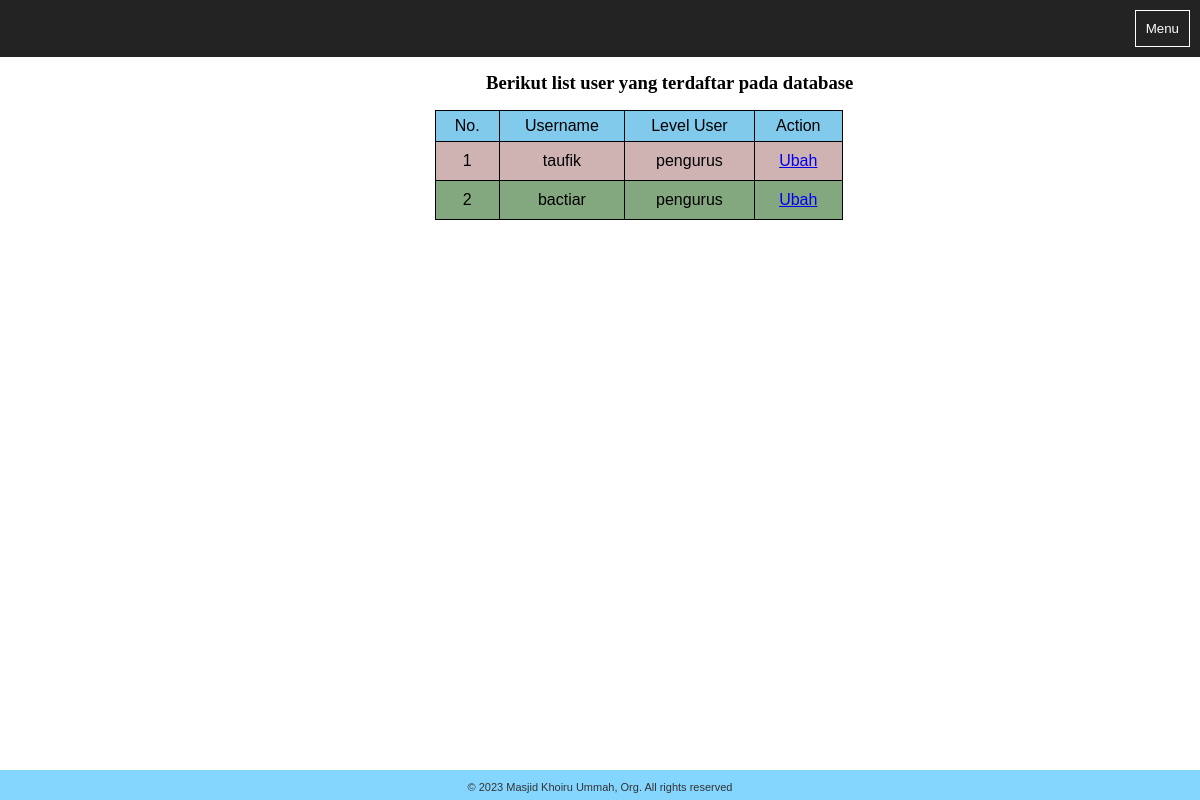
Screenshot of /pengurus/data_mku.php with the database file from the repository.
### tables this page shows
CREATE TABLE `user` (
  `id` int(11) NOT NULL,
  `username` varchar(50) NOT NULL,
  `password` varchar(255) NOT NULL,
  `leveluser` varchar(100) NOT NULL
);

### functions.php (called while the page is built, shortened)
<?php
    require 'koneksi.php';
    function query($query){
        global $conn;
        $result = mysqli_query($conn, $query);
        $rows = [];
        while ($row = mysqli_fetch_assoc($result) ){
            $rows[] = $row;
        }
        return $rows;
    }
?>

### pengurus/data_mku.php (the view, shortened to what this page needs)
<?php
    require '../functions.php';
    $rekapdata = query("SELECT id,username,leveluser FROM user WHERE leveluser like '%pengurus%' ");
?>
<!DOCTYPE html>
<html lang="en">
  <head>
    <link rel="stylesheet" type="text/css" href="../style/style.css" />
  </head>
<body class="adminPAGE">
<header>
    <button class="tombolmenu">Menu</button>
	</header>
    <section class="maindsb">
			<h1 class="cekuser">Berikut list user yang terdaftar pada database</h1>
            <table class="cekrekaptbl" border="1" cellpadding="10" cellspacing="0">
            <tr>
                <th>No.</th>
                <th>Username</th>
                <th>Level User</th>
                <th>Action</th>
            </tr>
            <?php $i = 1;  ?>
            <?php foreach($rekapdata as $row) : ?>
            <tr>
                <td><?= $i; ?></td>
                <td><?= $row["username"] ?></td>
                <td><?= $row["leveluser"] ?></td>
                <div class="decorlink">
                <td>
                    <a href="update.php?id=<?= $row["id"];?>">Ubah</a>
                </td>
                </div>
            </tr>
            <?php $i++; ?>
            <?php endforeach; ?>
        </table>
    </section>
                <div class="botLogoFooter" id="footer">
                    <p>© 2023 Masjid Khoiru Ummah, Org. All rights reserved</p>
                </div>
</body>
</html>

### style/style.css (style rules this page uses)
#footer { position:fixed; bottom:0; width:100%; height: 30px; background:#6cf; }
body.adminPAGE { font-family: Arial; margin: 0; padding: 0; height: 100%; }
header { background:#232323; padding:10px; color:#fff; font-family:"open sans"; overflow:hidden; margin: 0; }
.tombolmenu { float: right; background: transparent; padding: 10px; color: #fff; border: 1px solid #fff; cursor: pointer; }
.maindsb { padding:0; margin-left: 180px; }
div.botLogoFooter { background-color: aquamarine; color:rgb(0, 0, 0); font-size: 11px; font-family:Arial; opacity:0.8; text-align: center; width:100%; left:0; bottom:0; position:fixed; }
.cekrekaptbladm, th { background-color: #62a5c2; color: black; font-weight: normal; vertical-align: center; text-align: center; }
.cekrekaptbl { font-size: 12pt; border-collapse:collapse; width:40%; font-family: Arial; border: 1px solid black; margin-left:25%; margin-right:25%; }
.cekrekaptbl, th { background-color: #62a5c2; color: black; font-weight: normal; vertical-align: center; text-align: center; }
.cekrekaptbl th, .cekrekaptabel td { padding: 6px 12px; text-align: center; }
.cekrekaptbl tr { background-color: #ffffff88; color:black; }
.cekrekaptbl tr:nth-child(even) { background-color: #cfb3b3; color:black; text-align: center; }
.cekrekaptbl tr:nth-child(odd) { background-color: #83a87f; color:black; text-align: center; }
.cekrekapadm, th { background-color: #1ea4e2; color: black; font-weight: normal; vertical-align: center; text-align: center; }
.rekapadmin, th { background-color: #81caec; color: black; font-weight: normal; vertical-align: center; text-align: center; }
.cekuser { font-size:14pt; font-family: 'Times New Roman', Times, serif; margin-left:30%; }

### rows the page displays
user: username "taufik", leveluser "pengurus"
user: username "bactiar", leveluser "pengurus"
